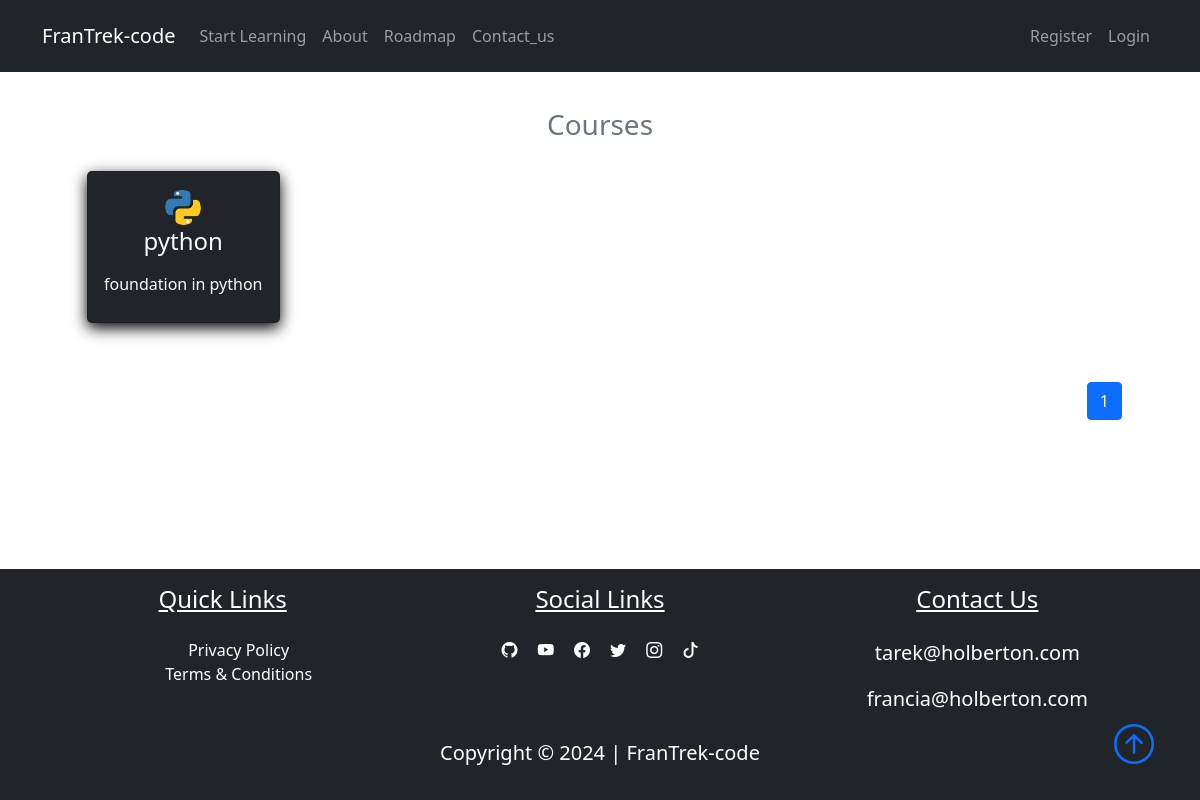
The app's page /courses, older data.
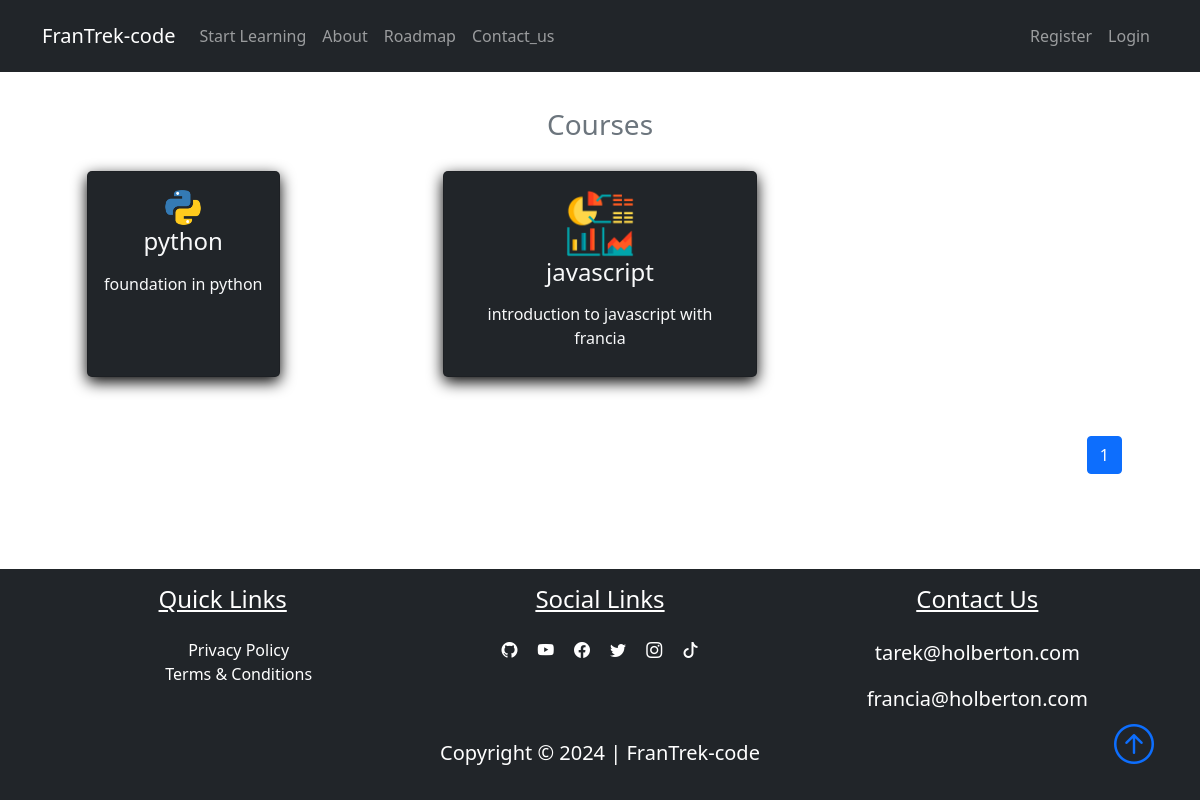
The same page, newer data.
### FranTrek/models.py (models this page shows, shortened)
class Course(db.Model):
    id = db.Column(db.Integer, primary_key=True)
    title = db.Column(db.String(50), unique=True, nullable=False)
    description = db.Column(db.String(150), nullable=False)
    icon = db.Column(db.String(20), nullable=False, default="default_icon.jpg")
    lessons = db.relationship("Lesson", backref="course_name", lazy=True)

### FranTrek/courses/routes.py (the view)
@courses_bp.route("/courses")
def courses():
    page = request.args.get("page", 1, type=int)
    courses = Course.query.paginate(page=page, per_page=6)
    return render_template("courses.html", title="Courses", courses=courses)

### FranTrek/templates/courses.html
{% extends "layout.html"%}
{% block content %}
<section class="bg-ligh">
    <div class="container p-5">
        <h3 class="text-center text-secondary" id='learn'>Courses</h3>
        <div class="row">
            {% for course in courses.items %}
            <div class="col-sm-12 col-md-6 col-lg-4 p-3 d-flex align-items-stretch">
                <a href="{{url_for('courses.course', course_title=course.title)}}" class="text-decoration-none">
                    <div class="card bg-dark text-light h-100">
                        <div class="card-body text-center">
                            <img src="{{url_for('static', filename='course_icons/'+course.icon)}}" alt=""
                                class="card-img w-25">
                            <h4 class="card-title mb-3">
                                {{course.title}}
                            </h4>
                            <p class="card-text">{{course.description}}</p>
                        </div>
                    </div>
                </a>
            </div>
            {% endfor %}
            <nav class="mt-5" aria-label="...">
                <ul class="pagination" style="display: flex; justify-content: flex-end">
                    {% for page_num in courses.iter_pages(left_edge=1, right_edge=1, left_current=1, right_current=2) %}
                    {% if page_num %}
                    {% if courses.page == page_num %}
                    <li class="page-item active">
                        <a href="{{url_for('courses.courses', page=page_num)}}" class="page-link">{{page_num}}</a>
                    </li>
                    {%else%}
                    <li class="page-item">
                        <a href="{{url_for('courses.courses', page=page_num)}}" class="page-link">{{page_num}}</a>
                    </li>
                    {%endif%}
                    {% else %}
                    ...
                    {% endif %}
                    {% endfor %}
                </ul>
            </nav>
        </div>
    </div>
</section>
{% endblock content %}

Row changes from the older to the newer data that the page shows:
added Course: icon (picture), title "javascript", description "introduction to javascript with francia"
